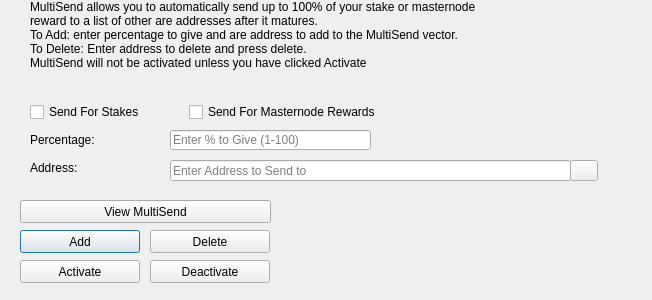
<?xml version="1.0" encoding="UTF-8"?>
<ui version="4.0">
 <class>MultiSendDialog</class>
 <widget class="QDialog" name="MultiSendDialog">
  <property name="windowModality">
   <enum>Qt::NonModal</enum>
  </property>
  <property name="geometry">
   <rect>
    <x>0</x>
    <y>0</y>
    <width>652</width>
    <height>300</height>
   </rect>
  </property>
  <property name="windowTitle">
   <string>MultiSend</string>
  </property>
  <widget class="QLineEdit" name="multiSendPercentEdit">
   <property name="geometry">
    <rect>
     <x>170</x>
     <y>130</y>
     <width>201</width>
     <height>20</height>
    </rect>
   </property>
   <property name="toolTip">
    <string>Enter whole numbers 1 - 100</string>
   </property>
   <property name="placeholderText">
    <string>Enter % to Give (1-100)</string>
   </property>
  </widget>
  <widget class="QLineEdit" name="multiSendAddressEdit">
   <property name="geometry">
    <rect>
     <x>170</x>
     <y>160</y>
     <width>401</width>
     <height>21</height>
    </rect>
   </property>
   <property name="toolTip">
    <string/>
   </property>
   <property name="placeholderText">
    <string>Enter Address to Send to</string>
   </property>
  </widget>
  <widget class="QLabel" name="label_2">
   <property name="geometry">
    <rect>
     <x>30</x>
     <y>0</y>
     <width>451</width>
     <height>121</height>
    </rect>
   </property>
   <property name="lineWidth">
    <number>1</number>
   </property>
   <property name="text">
    <string>MultiSend allows you to automatically send up to 100% of your stake or masternode reward to a list of other are addresses after it matures.
To Add: enter percentage to give and are address to add to the MultiSend vector.
To Delete: Enter address to delete and press delete.
MultiSend will not be activated unless you have clicked Activate</string>
   </property>
   <property name="alignment">
    <set>Qt::AlignLeading|Qt::AlignLeft|Qt::AlignTop</set>
   </property>
   <property name="wordWrap">
    <bool>true</bool>
   </property>
  </widget>
  <widget class="QLabel" name="message">
   <property name="geometry">
    <rect>
     <x>290</x>
     <y>200</y>
     <width>351</width>
     <height>91</height>
    </rect>
   </property>
   <property name="text">
    <string/>
   </property>
  </widget>
  <widget class="QPushButton" name="addButton">
   <property name="geometry">
    <rect>
     <x>20</x>
     <y>230</y>
     <width>120</width>
     <height>23</height>
    </rect>
   </property>
   <property name="toolTip">
    <string/>
   </property>
   <property name="statusTip">
    <string>Add to MultiSend Vector</string>
   </property>
   <property name="text">
    <string>Add</string>
   </property>
  </widget>
  <widget class="QPushButton" name="disableButton">
   <property name="geometry">
    <rect>
     <x>150</x>
     <y>260</y>
     <width>120</width>
     <height>23</height>
    </rect>
   </property>
   <property name="statusTip">
    <string>Deactivate MultiSend</string>
   </property>
   <property name="text">
    <string>Deactivate</string>
   </property>
  </widget>
  <widget class="QPushButton" name="addressBookButton">
   <property name="geometry">
    <rect>
     <x>570</x>
     <y>160</y>
     <width>28</width>
     <height>21</height>
    </rect>
   </property>
   <property name="toolTip">
    <string>Choose an address from the address book</string>
   </property>
   <property name="text">
    <string/>
   </property>
   <property name="icon">
    <iconset resource="../are.qrc">
     <normaloff>:/icons/address-book</normaloff>:/icons/address-book</iconset>
   </property>
   <property name="shortcut">
    <string>Alt+A</string>
   </property>
   <property name="autoDefault">
    <bool>false</bool>
   </property>
  </widget>
  <widget class="QLabel" name="label">
   <property name="geometry">
    <rect>
     <x>30</x>
     <y>130</y>
     <width>121</width>
     <height>20</height>
    </rect>
   </property>
   <property name="toolTip">
    <string>Percentage of stake to send</string>
   </property>
   <property name="text">
    <string>Percentage:</string>
   </property>
  </widget>
  <widget class="QLabel" name="label_5">
   <property name="geometry">
    <rect>
     <x>30</x>
     <y>160</y>
     <width>111</width>
     <height>16</height>
    </rect>
   </property>
   <property name="toolTip">
    <string>Address to send portion of stake to</string>
   </property>
   <property name="text">
    <string>Address:</string>
   </property>
  </widget>
  <widget class="QPushButton" name="deleteButton">
   <property name="geometry">
    <rect>
     <x>150</x>
     <y>230</y>
     <width>120</width>
     <height>23</height>
    </rect>
   </property>
   <property name="toolTip">
    <string/>
   </property>
   <property name="statusTip">
    <string>Delete Address From MultiSend Vector</string>
   </property>
   <property name="text">
    <string>Delete</string>
   </property>
  </widget>
  <widget class="QPushButton" name="activateButton">
   <property name="geometry">
    <rect>
     <x>20</x>
     <y>260</y>
     <width>120</width>
     <height>23</height>
    </rect>
   </property>
   <property name="statusTip">
    <string>Activate MultiSend</string>
   </property>
   <property name="text">
    <string>Activate</string>
   </property>
  </widget>
  <widget class="QPushButton" name="viewButton">
   <property name="geometry">
    <rect>
     <x>20</x>
     <y>200</y>
     <width>251</width>
     <height>23</height>
    </rect>
   </property>
   <property name="toolTip">
    <string/>
   </property>
   <property name="statusTip">
    <string>View MultiSend Vector</string>
   </property>
   <property name="text">
    <string>View MultiSend</string>
   </property>
  </widget>
  <widget class="QWidget" name="horizontalLayoutWidget">
   <property name="geometry">
    <rect>
     <x>30</x>
     <y>100</y>
     <width>351</width>
     <height>24</height>
    </rect>
   </property>
   <layout class="QHBoxLayout" name="horizontalLayout">
    <item>
     <widget class="QCheckBox" name="multiSendStakeCheckBox">
      <property name="text">
       <string>Send For Stakes</string>
      </property>
     </widget>
    </item>
    <item>
     <widget class="QCheckBox" name="multiSendMasternodeCheckBox">
      <property name="text">
       <string>Send For Masternode Rewards</string>
      </property>
     </widget>
    </item>
   </layout>
  </widget>
 </widget>
 <resources>
  <include location="../are.qrc"/>
 </resources>
 <connections/>
</ui>
